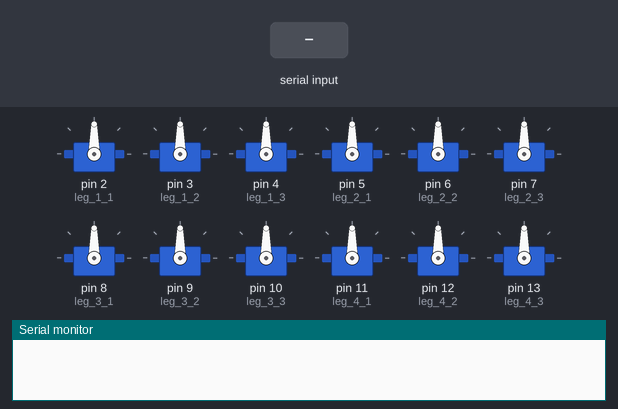
A sketch run on a simulated Arduino Uno, built with avr-gcc and run on an emulated ATmega328P. Shown: 12 × servo, the last lines printed to the serial monitor. Inputs (shaded band) come from the test bench.

Above: at 1.2 s.
1.3 s: "1" received over Serial
At 3.2 s:
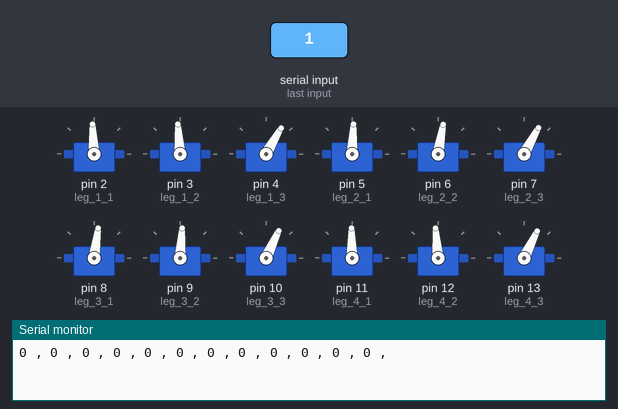
Timing chart, 0 to 4.7 s (numbered marks = the images above; inputs shaded):
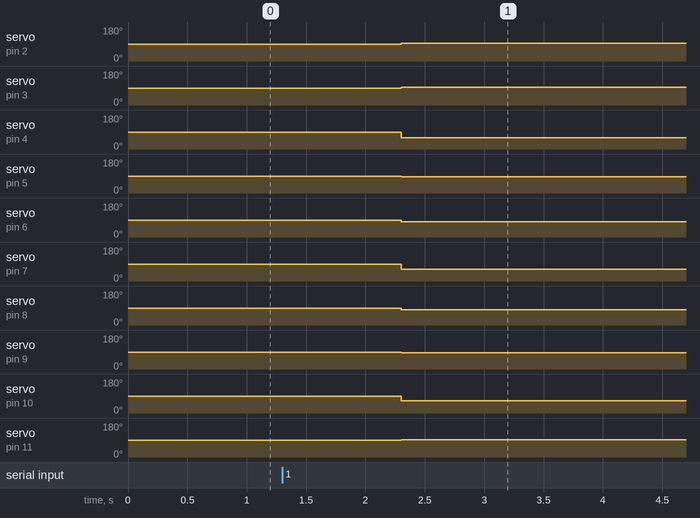

The sketch:

mizu.ino
```cpp
#include <Servo.h>

Servo leg_1_1, leg_1_2, leg_1_3;
Servo leg_2_1, leg_2_2, leg_2_3;
Servo leg_3_1, leg_3_2, leg_3_3;
Servo leg_4_1, leg_4_2, leg_4_3;

int input[12];
byte inputAux[14];


void setup()
{
  Serial.begin(19200);
  Serial.flush();
  leg_1_1.attach(2);
  leg_1_2.attach(3);
  leg_1_3.attach(4);

  leg_2_1.attach(5);
  leg_2_2.attach(6);
  leg_2_3.attach(7);

  leg_3_1.attach(8);
  leg_3_2.attach(9);
  leg_3_3.attach(10);

  leg_4_1.attach(11);
  leg_4_2.attach(12);
  leg_4_3.attach(13);
}

void loop()
{
  if (Serial.available()){
    read_message();
    for(int a=0 ; a<12; a++){
      Serial.print((int)input[a]);
      Serial.print(" , ");
    }
    Serial.println("");
    leg_1_1.write(93  + (int)input[0]);
    leg_1_2.write(94 - (int)input[1]);
    leg_1_3.write(60 - (int)input[2]);

    leg_2_1.write(87 + (int)input[3]);
    leg_2_2.write(80 - (int)input[4]);
    leg_2_3.write(61 - (int)input[5]);

    leg_3_1.write(82 + (int)input[6]);
    leg_3_2.write(86 - (int)input[7]);
    leg_3_3.write(65 - (int)input[8]);

    leg_4_1.write(91 + (int)input[9]);
    leg_4_2.write(95 - (int)input[10]);
    leg_4_3.write(64 - (int)input[11]);
  }
}

void read_message() {
  while (Serial.available()) {
    Serial.readBytes(inputAux, 14);
    if(inputAux[0] == 190 && inputAux[13] == 192){
      for(int a=1 ; a<13; a++){
        input[a-1] = inputAux[a]-90;
      }
    }
  }
}
```

Measured:
- after the input at 1.3 s, servo on pin 2 (leg_1_1): 90° → 93° after 1.0 s; servo on pin 3 (leg_1_2): 90° → 94° after 1.0 s; servo on pin 4 (leg_1_3): 90° → 60° after 1.0 s; servo on pin 5 (leg_2_1): 90° → 87° after 1.0 s; servo on pin 6 (leg_2_2): 90° → 80° after 1.0 s
